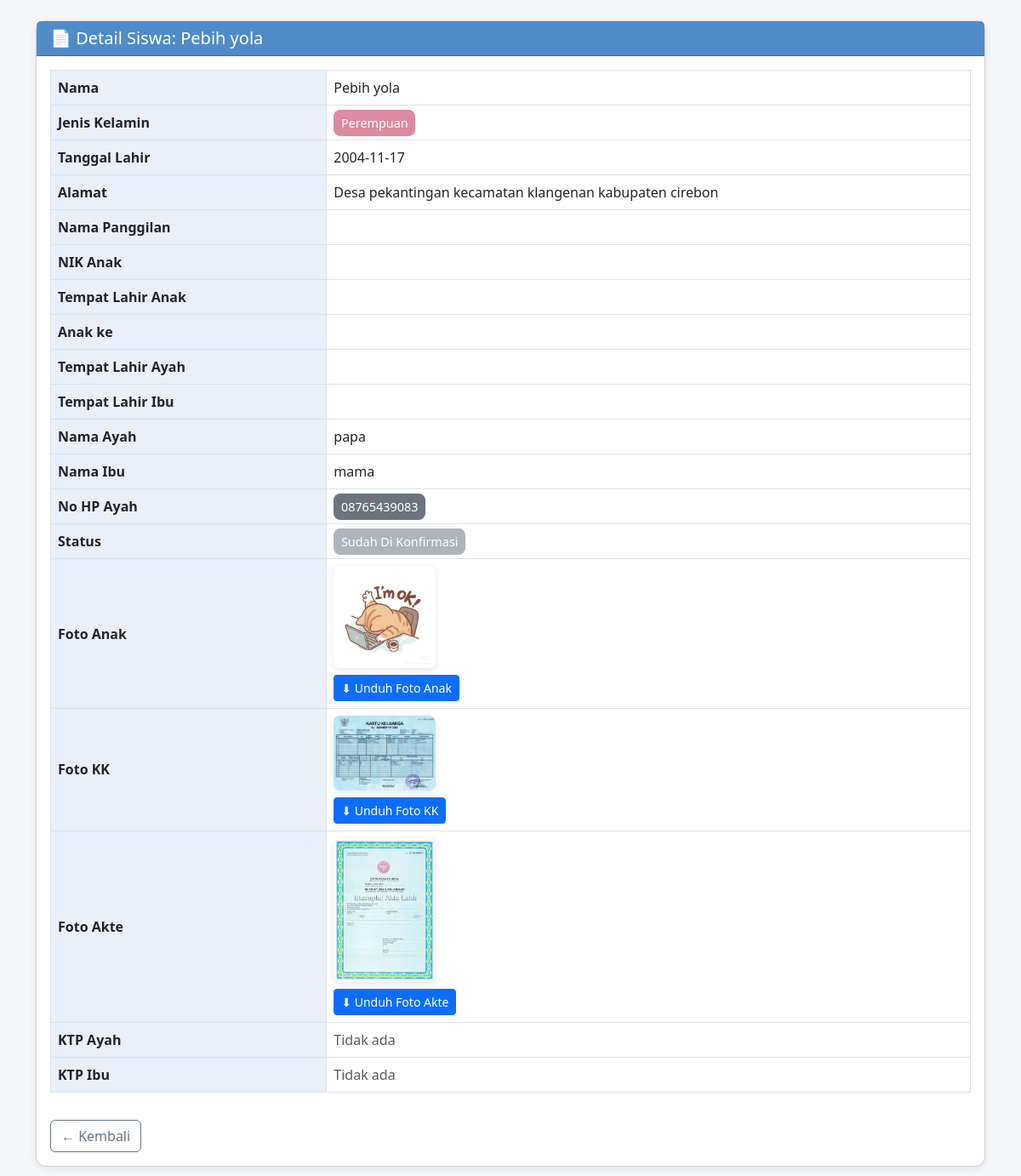
The app's page /admin/detail.php?id=2 (signed in) with its own data.
### tables this page shows
CREATE TABLE `siswa` (
  `id` int(11) NOT NULL,
  `nama` varchar(100) NOT NULL,
  `tanggal_lahir` date NOT NULL,
  `jenis_kelamin` enum('Laki-laki','Perempuan') NOT NULL,
  `alamat` text NOT NULL,
  `nama_ayah` varchar(100) NOT NULL,
  `nama_ibu` varchar(100) NOT NULL,
  `no_hp_ayah` varchar(20) NOT NULL,
  `foto_anak` varchar(255) NOT NULL,
  `foto_akte` varchar(255) DEFAULT NULL,
  `foto_kk` varchar(255) DEFAULT NULL,
  `status` enum('Menunggu','Sudah Di Konfirmasi','Ditolak') DEFAULT 'Menunggu',
  `nik_anak` varchar(25) DEFAULT NULL,
  `nama_panggilan` varchar(50) DEFAULT NULL,
  `anak_ke` int(11) DEFAULT NULL,
  `tempat_lahir_anak` varchar(100) DEFAULT NULL,
  `tempat_lahir_ayah` varchar(100) DEFAULT NULL,
  `tempat_lahir_ibu` varchar(100) DEFAULT NULL,
  `foto_ktp_ayah` varchar(255) DEFAULT NULL,
  `foto_ktp_ibu` varchar(255) DEFAULT NULL
);

### admin/detail.php (the view, shortened to what this page needs)
<?php
include '../config.php';
$id = intval($_GET['id']);
$query = mysqli_query($conn, "SELECT * FROM siswa WHERE id = $id");
$data = mysqli_fetch_assoc($query);
?>
<!DOCTYPE html>
<html lang="id">
<head>
  <link href="https://cdn.jsdelivr.net/npm/bootstrap@5.3.0/dist/css/bootstrap.min.css" rel="stylesheet">
</head>
<body class="p-4">
<div class="container">
  <div class="card">
    <div class="card-header">
      <h5 class="mb-0">📄 Detail Siswa: <?= htmlspecialchars($data['nama']) ?></h5>
    </div>
    <div class="card-body">
      <table class="table table-bordered align-middle">
        <tr><th>Nama</th><td><?= htmlspecialchars($data['nama']) ?></td></tr>
        <tr>
          <th>Jenis Kelamin</th>
          <td>
            <span class="badge-custom" style="background-color: <?= $data['jenis_kelamin'] === 'Laki-laki' ? '#4ea1d3' : '#dc8aa2' ?>;">
              <?= htmlspecialchars($data['jenis_kelamin']) ?>
            </span>
          </td>
        </tr>
        <tr><th>Tanggal Lahir</th><td><?= htmlspecialchars($data['tanggal_lahir']) ?></td></tr>
        <tr><th>Alamat</th><td><?= htmlspecialchars($data['alamat']) ?></td></tr>
        <tr><th>Nama Panggilan</th><td><?= htmlspecialchars($data['nama_panggilan']) ?></td></tr>
<tr><th>NIK Anak</th><td><?= htmlspecialchars($data['nik_anak']) ?></td></tr>
<tr><th>Tempat Lahir Anak</th><td><?= htmlspecialchars($data['tempat_lahir_anak']) ?></td></tr>
<tr><th>Anak ke</th><td><?= htmlspecialchars($data['anak_ke']) ?></td></tr>
<tr><th>Tempat Lahir Ayah</th><td><?= htmlspecialchars($data['tempat_lahir_ayah']) ?></td></tr>
<tr><th>Tempat Lahir Ibu</th><td><?= htmlspecialchars($data['tempat_lahir_ibu']) ?></td></tr>
        <tr><th>Nama Ayah</th><td><?= htmlspecialchars($data['nama_ayah']) ?></td></tr>
        <tr><th>Nama Ibu</th><td><?= htmlspecialchars($data['nama_ibu']) ?></td></tr>
        <tr><th>No HP Ayah</th><td><span class="badge-custom"><?= htmlspecialchars($data['no_hp_ayah']) ?></span></td></tr>
        <tr>
          <th>Status</th>
          <td>
            <span class="badge-custom" style="background-color: <?= $data['status'] === 'Diterima' ? '#198754' : '#adb5bd' ?>;">
              <?= htmlspecialchars($data['status']) ?>
            </span>
          </td>
        </tr>
        <tr>
          <th>Foto Anak</th>
          <td>
            <?php if (!empty($data['foto_anak'])): ?>
              <img src="../user/uploads/<?= htmlspecialchars($data['foto_anak']) ?>" class="img-preview"><br>
              <a href="../user/uploads/<?= htmlspecialchars($data['foto_anak']) ?>" download class="btn btn-sm btn-primary mt-2">⬇ Unduh Foto Anak</a>
            <?php else: ?>
              <span class="text-muted">Tidak ada</span>
            <?php endif; ?>
          </td>
        </tr>
        <tr>
          <th>Foto KK</th>
          <td>
            <?php if (!empty($data['foto_kk'])): ?>
              <img src="../user/uploads/<?= htmlspecialchars($data['foto_kk']) ?>" class="img-preview"><br>
              <a href="../user/uploads/<?= htmlspecialchars($data['foto_kk']) ?>" download class="btn btn-sm btn-primary mt-2">⬇ Unduh Foto KK</a>
            <?php else: ?>
              <span class="text-muted">Tidak ada</span>
            <?php endif; ?>
          </td>
        </tr>
        <tr>
          <th>Foto Akte</th>
          <td>
            <?php if (!empty($data['foto_akte'])): ?>
              <img src="../user/uploads/<?= htmlspecialchars($data['foto_akte']) ?>" class="img-preview"><br>
              <a href="../user/uploads/<?= htmlspecialchars($data['foto_akte']) ?>" download class="btn btn-sm btn-primary mt-2">⬇ Unduh Foto Akte</a>
            <?php else: ?>
              <span class="text-muted">Tidak ada</span>
            <?php endif; ?>
          </td>
        </tr>
        <th>KTP Ayah</th>
  <td>
    <?php if (!empty($data['foto_ktp_ayah'])): ?>
      <img src="../user/uploads/<?= htmlspecialchars($data['foto_ktp_ayah']) ?>" class="img-preview"><br>
      <a href="../user/uploads/<?= htmlspecialchars($data['foto_ktp_ayah']) ?>" download class="btn btn-sm btn-primary mt-2">⬇ Unduh KTP Ayah</a>
    <?php else: ?>
      <span class="text-muted">Tidak ada</span>
    <?php endif; ?>
  </td>
<tr>
  <th>KTP Ibu</th>
  <td>
    <?php if (!empty($data['foto_ktp_ibu'])): ?>
      <img src="../user/uploads/<?= htmlspecialchars($data['foto_ktp_ibu']) ?>" class="img-preview"><br>
      <a href="../user/uploads/<?= htmlspecialchars($data['foto_ktp_ibu']) ?>" download class="btn btn-sm btn-primary mt-2">⬇ Unduh KTP Ibu</a>
    <?php else: ?>
      <span class="text-muted">Tidak ada</span>
    <?php endif; ?>
  </td>
</tr>
      </table>
      <a href="data_pendaftaran.php" class="btn btn-outline-secondary mt-3">← Kembali</a>
    </div>
  </div>
</div>
</body>
</html>

### admin/detail.php (style rules this page uses)
body { background-color: #f5f7fa; font-family: 'Segoe UI', sans-serif; }
.card { border-radius: 12px; box-shadow: 0 2px 10px rgba(0,0,0,0.08); }
.card-header { background-color: #4f8bc9; color: white; border-radius: 12px 12px 0 0; }
.img-preview { max-width: 120px; border-radius: 8px; box-shadow: 0 2px 8px rgba(0,0,0,0.1); }
.table th { background-color: #e9f0fa; width: 30%; }
.badge-custom { background-color: #6c757d; color: white; font-size: 0.9em; padding: 0.4em 0.6em; border-radius: 0.5rem; }

### records on screen
siswa: nama "Pebih yola", jenis_kelamin "Perempuan", tanggal_lahir "2004-11-17", alamat "Desa pekantingan kecamatan klangenan kabupaten cirebon", nama_ayah "papa", nama_ibu "mama", no_hp_ayah "08765439083", status "Sudah Di Konfirmasi", foto_anak (picture), foto_kk (picture), foto_akte (picture)
